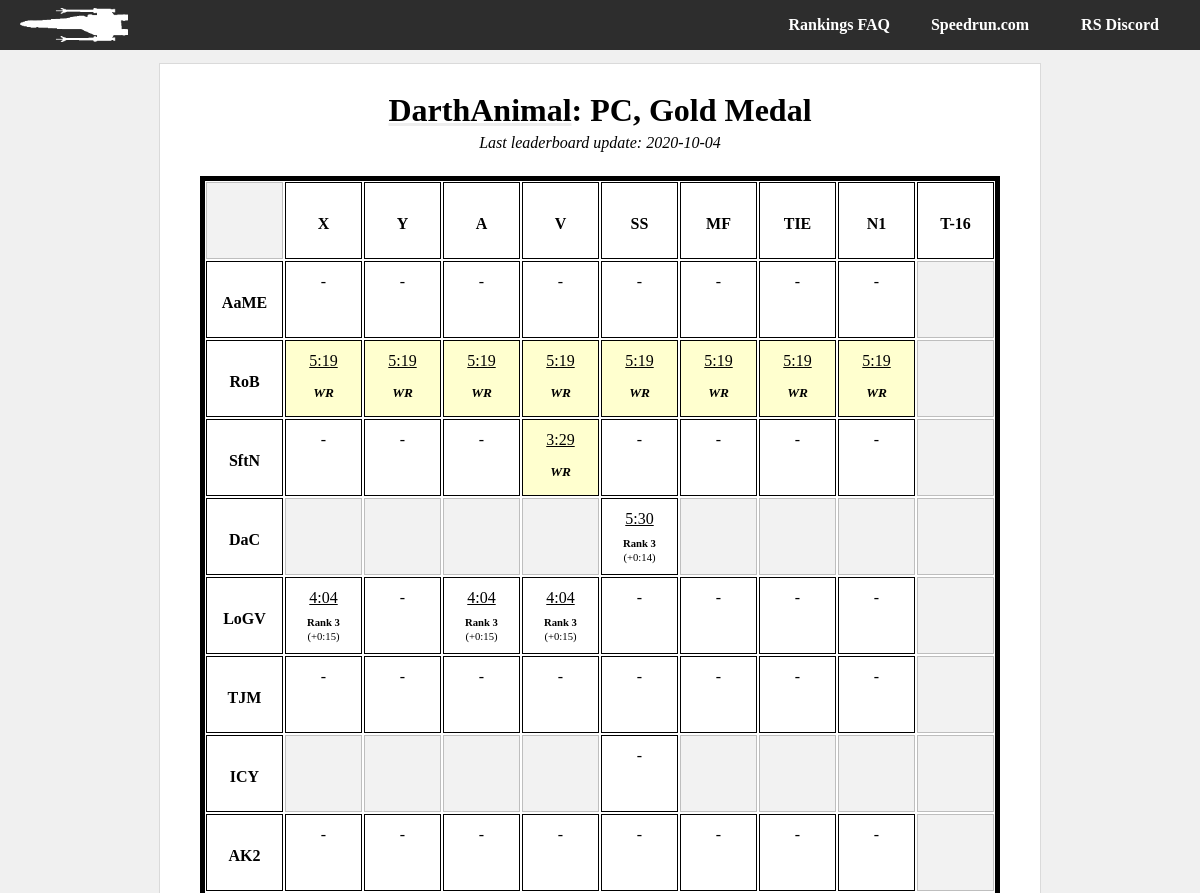
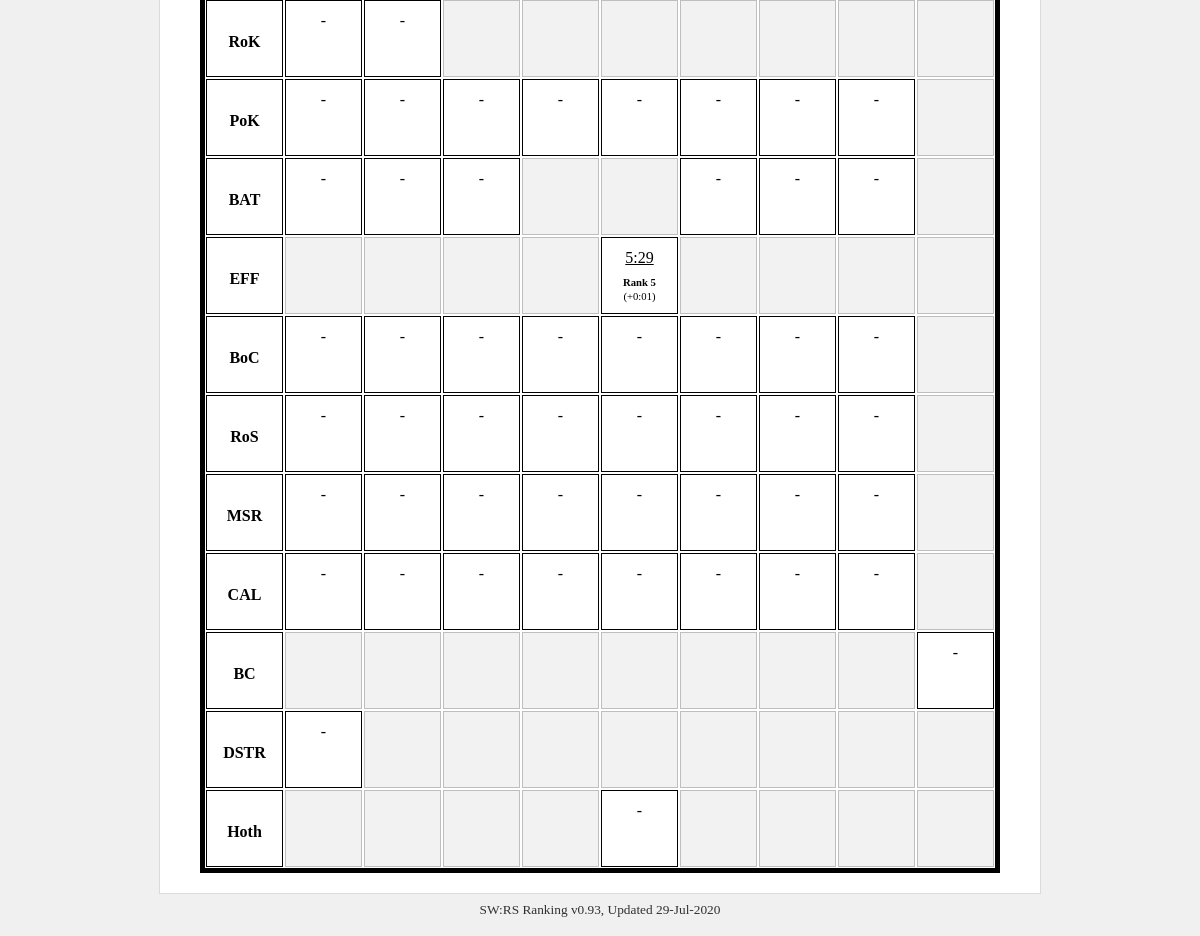
Screenshot of /player/DarthAnimal/pc_gold with the database file from the repository (2 pictures, top to bottom).
### tables this page shows
CREATE TABLE metadata (field          text primary key,value          text);

CREATE TABLE il_runs_20201004 (run_id          integer primary key,level           text,category        text,player          text,time            integer default 9999,platform        text,medal           text,src_link        text,rank            integer default 0);

### swrs.py (the view)
@app.route('/player/<player_id>/<category>')
def player_cat(player_id, category):
    con = lite.connect(DATABASE)
    with con:
        cur = con.cursor()
        cur.execute('SELECT value FROM metadata ' +
                    'WHERE field = "last_update"')
    last_up = cur.fetchall()[0][0]
    tag = last_up + '_' + category
    if category[0:2] == 'pc':
        console = "PC"
    elif category[0:3] == 'n64':
        console = 'N64'
    else:
        console = 'CONSOLE?'
    if category[-3:] == 'any':
        medal_type = "Any Medal"
    elif category[-4:] == 'gold':
        medal_type = 'Gold Medal'
    else:
        medal_type = 'MEDAL?'
    runs = []
    bests = []
    for lev in il_level_names:
        level_array = []
        bests_level = []
        for ship in il_category_names:
            cur = con.cursor()
            with con:
                cur.execute('SELECT level, category, time, rank, "src_link" ' +
                            'FROM il_runs_' + last_up + ' ' +
                            'WHERE player = "' + player_id + '" AND ' +
                            'platform = "' + console + '" AND ' +
                            'level = "' + lev + '" AND ' +
                            'category = "' + ship + '" AND ' +
                            'medal = "' + medal_type + '";')
            run = cur.fetchall()
            player_best = 0
            if run:
                run = list(run[0])
                player_best = run[2]
                run[2] = convert_seconds(player_best)
            level_array.append(run)
            with con:
                cur.execute('SELECT time ' +
                            'FROM il_runs_' + last_up + ' ' +
                            'WHERE rank = 1 AND ' +
                            'platform = "' + console + '" AND ' +
                            'level = "' + lev + '" AND ' +
                            'category = "' + ship + '" AND ' +
                            'medal = "' + medal_type + '";')
            best_run = cur.fetchall()
            if best_run:
                best_run = list(best_run[0])[0]
                print(player_best, best_run)
                best_run = player_best - best_run
                print(best_run)
                best_run = convert_seconds(best_run)
            bests_level.append(best_run)
        runs.append(level_array)
        bests.append(bests_level)
    try:
        return render_template('player-category.html',
                               name=player_id,
                               medal=medal_type,
                               platform=console,
                               runs=runs,
                               best_times=bests,
                               last_update=DATESTAMP)
    except Exception as e:
        return str(e)

### swrs.py (called while the page is built)
def convert_seconds(in_time):
    out_time = 'ERR'
    secs = in_time % 60
    mins = int((in_time - secs) // 60)
    if secs < 10:
        secs = '0' + str(secs)
    else:
        secs = str(secs)
    if len(secs) > 6:
        secs = secs[:6]
    elif len(secs) > 2:
        while len(secs) < 6:
            secs += '0'
    out_time = str(mins) + ':' + str(secs)
    return out_time

@app.teardown_appcontext
def close_connection(exception):
    db = getattr(g, '_database', None)
    if db is not None:
        db.close()

### templates/player-category.html
{% from "macros.html" import header, footer, categories, title, pc_title, player_chart %}
{{ header(name +" | SWRS") }}
{% set link = "/player/" + name %}
{{ pc_title(name, platform, medal, last_update, link) }}</a>
{% set level_acronyms = ["AaME",
"RoB",
"SftN",
"DaC",
"LoGV",
"TJM",
"ICY",
"AK2",
"RoK",
"PoK",
"BAT",
"EFF",
"BoC",
"RoS",
"MSR",
"CAL",
"BC",
"DSTR",
"Hoth"] %}
    <div id="about">
            <div id="runs-table">
                <div class="runs-table-row">
                    <div class="runs-table-timebox header ghosted"> </div>
                    <div class="runs-table-timebox header"><div class="centertext">X</div></div>
                    <div class="runs-table-timebox header"><div class="centertext">Y</div></div>
                    <div class="runs-table-timebox header"><div class="centertext">A</div></div>
                    <div class="runs-table-timebox header"><div class="centertext">V</div></div>
                    <div class="runs-table-timebox header"><div class="centertext">SS</div></div>
                    <div class="runs-table-timebox header"><div class="centertext">MF</div></div>
                    <div class="runs-table-timebox header"><div class="centertext">TIE</div></div>
                    <div class="runs-table-timebox header"><div class="centertext">N1</div></div>
                    <div class="runs-table-timebox header"><div class="centertext">T-16</div></div>
                </div>
            {% for i in range(runs|length): %}
                {% set level = runs[i] %}
                <div class="runs-table-row {{ level_acronyms[i] }}">
                <div class="runs-table-timebox header"><div class="centertext">{{ level_acronyms[i] }}</div></div>
                {% for j in range(level|length): %}
                    {% set ship = level[j] %}
                    {% if i in [0, 1, 2, 4, 5, 7, 9, 12, 13, 14, 15]: %}
                        {% if j == 8: %}
                            {% set ghost = 'ghosted' %}
                        {% else %}
                            {% set ghost = '' %}
                        {% endif %}
                    {% elif i in [3, 6, 11, 18]: %}
                        {% if j not in [4]: %}
                            {% set ghost = 'ghosted' %}
                        {% else %}
                            {% set ghost = '' %}
                        {% endif %}
                    {% elif i in [8]: %}
                        {% if j not in [0, 1]: %}
                            {% set ghost = 'ghosted' %}
                        {% else %}
                            {% set ghost = '' %}
                        {% endif %}
                    {% elif i in [10]: %}
                        {% if j in [3, 4, 8]: %}
                            {% set ghost = 'ghosted' %}
                        {% else %}
                            {% set ghost = '' %}
                        {% endif %}
                    {% elif i in [16]: %}
                        {% if j not in [8]: %}
                            {% set ghost = 'ghosted' %}
                        {% else %}
                            {% set ghost = '' %}
                        {% endif %}
                    {% elif i in [17]: %}
                        {% if j == 7 and platform == 'N64': %}
                            {% set ghost = '' %}
                        {% elif j not in [0]: %}
                            {% set ghost = 'ghosted' %}
                        {% else %}
                            {% set ghost = '' %}
                        {% endif %}
                    {% endif %}
                    {% if ship[3] == 1 %}
                        {% set wr='wr'%}
                    {% endif %}
                        {% if ship: %}
                            <a href="{{ ship[4] }}" class="timebox">
                                <div class="runs-table-timebox {{ ghost }} {{ wr }}">
                                        <div class="runs-table-time">
                                            {{ ship[2] }}
                                        </div>
                                        <div class="runs-table-ranking {{wr}}">
                                        {% if ship[3] == 1 %}
                                                WR
                                        {% else %}
                                                <b>Rank {{ ship[3] }}</b>
                                            </div>
                                            <div class="runs-table-difference">
                                                (+{{ best_times[i][j] }})
                                        {% endif %}
                                        </div>
                                </div>
                            </a>
                        {% else %}
                    <div class="runs-table-timebox {{ ghost }} {{ wr }}">
                            {% if ghost == '': %}
                            -
                            {% endif %}
                    </div>
                        {% endif %}
                {% endfor %}
                </div>
            {% endfor %}
            </div>
    </div>
{{ footer() }}

### templates/macros.html (shortened to what this page needs)
{% macro header(header_text) %}
<html>
    <head>
        <link rel="stylesheet" type="text/css" href="{{ url_for('static', filename = 'style.css') }}" />
    </head>
    <body>
    <div id="container">
        {{ tabs() }}
    <div id="body-wrapper">
        <div id="body-content">
{% endmacro %}
{% macro tabs() %}
        <div id="body-tabs">
            <div id="lefttabs">
                <a href="/"><img src= {{ url_for('static', filename = 'logo.png') }}></a>
            </div>
            <div id="righttabs">
                <a href="https://discord.gg/Gp7swfc"><div id="tab" class="topplayers back">RS Discord</div></a>
            </div>
            <div id="righttabs">
                <a href="https://www.speedrun.com/rogue1/"><div id="tab" class="topplayers back">Speedrun.com</div></a>
            </div>
            <div id="righttabs">
                <a href="/faq"><div id="tab" class="topplayers back">Rankings FAQ</div></a>
            </div>
        </div>
{% endmacro %}
{% macro pc_title(name, platform, medal, date, link='') %}
            <div id="title">
                <h1>
                    <a href="{{link}}">{{ name }}</a>: {{platform}}, {{medal}}
                </h1>
                {% if date %}
                <div id="lastupdate">
                    <p>Last leaderboard update: {{ date[:4] }}-{{ date[4:6] }}-{{ date[6:] }}</p>
                </div>
                {% endif %}
            </div>
{% endmacro %}
{% macro footer() %}
            </div>
            <div id="footertext">
                <span title="v0.93 Madine">SW:RS Ranking v0.93, Updated 29-Jul-2020</span>
            </div>
        </div>
    </div>
    </body>
</html>
{% endmacro %}

### static/style.css (style rules this page uses)
body { font-family: 'LiberationSerif', 'Bookman', 'Times', Serif; margin: 0px; background: #f0f0f0; position: relative; }
#container { position: absolute; width: 100%; height: 100%; }
#body-wrapper { width: max-content; max-width: 95%; margin-left:auto; margin-right:auto; padding: 10px; display: block; position: relative; overflow: hidden !important; }
#body-tabs { display: block; overflow: hidden; background: #2d2d2d; padding: 0px 10px; height: 50px; background-repeat: no-repeat; background-size: auto 35px; background-attachment: fixed; background-position-x: center; background-position-y: 7px; }
#tab { display: inline-block; color: #ffffff; padding: 00px 20px; border-radius: 0px; margin: 0px; min-width: 100px; text-align: center; font-weight: bold; line-height: 50px; height: 100%; }
#lefttabs { float: left; }
#lefttabs img { padding: 8px 10px; height: 34px; }
#righttabs { float: right; }
#body-content { border: 1px #dadada solid; min-height: 100px; background: #ffffff; border-radius: 0px; margin-top: 3px; padding: 20px 40px; }
#title { text-align: center; margin: .5em 0em 1.5em 0em; font-weight: bold; font-style: italic; }
#title h1 { margin: 0em 0em .0em 0em; font-style: normal; }
h1 a { text-decoration: underline #eee; color: #000; }
#footertext { text-align: center; font-size: 10pt; padding: 8px; opacity: 0.8; }
#lastupdate p { font-weight: normal; padding: 0; margin: 5px 0 0 0; }
#runs-table { border: 5px solid #000000; overflow: hidden; }
.runs-table-row { display: flex; flex-direction: row; flex-wrap: nowrap; justify-content: flex-start; align-items: stretch; align-content: stretch; }
.runs-table-timebox { margin: 1px; width: 75px; height: 55px; line-height: 20px; padding-top: 10px; padding-bottom: 10px; border: 1px solid #000000; text-align: center; vertical-align: middle; }
.runs-table-timebox.header { font-weight: bold; display: flex; align-items: center; justify-content: center; }
.centertext { padding: 0 !important; line-height: 12pt; height: 10px; }
.runs-table-timebox.ghosted { opacity: 0.25; background: #cccccc; }
.runs-table-timebox.wr { background: #ffff0030; }
.runs-table-ranking { font-size: 8pt; padding-top: 10px; margin: 0; line-height: 8pt; }
.runs-table-ranking.wr { line-height: 16pt; font-size: 10pt; padding-top: 11px; font-weight: bold; font-style: italic; }
.runs-table-difference { font-size: 8pt; padding-top: 3px; margin: 0; line-height: 8pt; }
.runs-table-time { text-decoration: underline; }
.timebox { text-decoration: none; color: #000; }

### rows the page displays
metadata: value "2020", value "10", value "04"
il_runs_20201004: rank "3"
il_runs_20201004: rank "3"
il_runs_20201004: rank "3"
il_runs_20201004: rank "3"
il_runs_20201004: rank "5"

### other values shown
{{ name }} "DarthAnimal"
{{ platform }} "PC"
{{ medal }} "Gold Medal"
{{ level_acronyms[i] }} "AaME" "RoB" "SftN" "DaC" "LoGV" "TJM" "ICY" "AK2" "RoK" "PoK" "BAT" "EFF" "BoC" "RoS" "MSR" "CAL" "BC" "DSTR" "Hoth"
{{ ship[2] }} "5:19" "5:19" "5:19" "5:19" "5:19" "5:19" "5:19" "5:19" "3:29" "5:30" "4:04" "4:04" "4:04" "5:29"
{{ best_times[i][j] }} "0:14" "0:15" "0:15" "0:15" "0:01"
